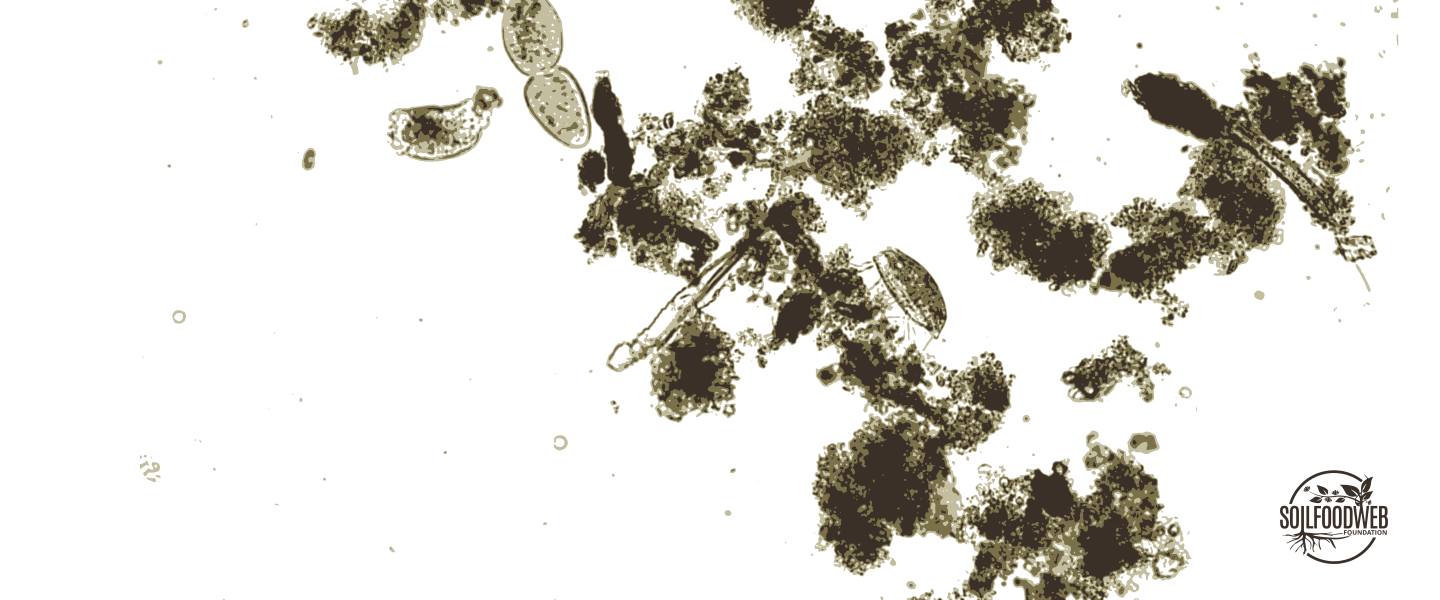
#> input picture creative-code/patterns/SFW-panorama-micro-1-24x10.png, 7200 x 3000 px, given in place of SFW-logo-flower-colour.png, which was not available (shown at 1/5 size); the run also reads 1 picture not shown here
$ python stitch.py
#> lines starting #> are read from the running program, lines starting #| are printed output that depends on the picture; after the words box and inside, x2 and y2 are one past the last pixel; in counts of white or black regions, pixels touching at a corner belong together
### creative-code/scripts/cute.py
import math, random, sys
from PIL import Image, ImageDraw

SS = 2
PAL = {
    'green': (70, 167, 112), 'lime': (160, 200, 70), 'mint': (150, 220, 180),
    'purple': (120, 60, 160), 'lilac': (186, 160, 226), 'pink': (232, 120, 150),
    'coral': (236, 110, 80), 'ochre': (232, 172, 60), 'yellow': (246, 212, 90),
    'teal': (40, 140, 150), 'sky': (120, 170, 230), 'maroon': (120, 50, 60),
    'white': (255, 255, 255),
}
def L(c, t): return tuple(int(v + (255 - v) * t) for v in c)
def D(c, t): return tuple(int(v * (1 - t)) for v in c)
def pick(rnd, avoid=()):
    return rnd.choice([k for k in PAL if k not in avoid and k != 'white'])

def tf(cx, cy, rot, pts):
    c, s = math.cos(rot), math.sin(rot)
    return [(cx + x * c - y * s, cy + x * s + y * c) for x, y in pts]

def blob(r, rnd, k=5, amp=0.15, n=120, sx=1, sy=1):
    ph = [rnd.uniform(0, 6.28) for _ in range(k)]
    am = [rnd.uniform(0, amp) / (i + 1) ** 0.7 for i in range(k)]
    out = []
    for i in range(n):
        a = 2 * math.pi * i / n
        rr = r * (1 + sum(am[j] * math.sin((j + 2) * a + ph[j]) for j in range(k)))
        out.append((rr * math.cos(a) * sx, rr * math.sin(a) * sy))
    return out

def scale(pts, f): return [(x * f, y * f) for x, y in pts]

# [8 lines left out: function capsule, not called in this run]

def dot(d, x, y, s, col): d.ellipse([x - s, y - s, x + s, y + s], fill=col)

def wave(d, pts, col, w):
    d.line(pts, fill=col, width=int(w), joint='curve')
    dot(d, *pts[0], w / 2, col); dot(d, *pts[-1], w / 2, col)

def tail(cx, cy, rot, x0, length, amp, waves, n=40):
    pts = []
    for i in range(n):
        t = i / (n - 1); x = x0 + t * length; y = amp * math.sin(t * waves * 2 * math.pi) * (0.4 + 0.6 * t)
        pts.append((x, y))
    return tf(cx, cy, rot, pts)

# ---------------- organisms ----------------
# [9 lines left out: function bacillus, not called in this run]

def paramecium(d, cx, cy, r, rnd, col, acc):
    rot = rnd.uniform(0, 6.28)
    body = []
    for i in range(140):
        a = 2 * math.pi * i / 140
        x = r * math.cos(a); y = r * 0.48 * math.sin(a) * (1 + 0.18 * math.cos(a)) - r * 0.08 * math.cos(2 * a) * (math.sin(a) > 0)
        body.append((x, y))
    cc = L(col, 0.55)
    for i in range(0, 140, 2):
        x, y = body[i]; a = math.atan2(y / 0.5, x); Lc = r * 0.14
        p = tf(cx, cy, rot, [(x, y), (x + Lc * math.cos(a), y + Lc * math.sin(a))])
        d.line(p, fill=cc, width=max(2, int(r * 0.03)))
    d.polygon(tf(cx, cy, rot, body), fill=col)
    d.polygon(tf(cx, cy, rot, scale(body, 0.84)), fill=L(col, 0.3))
    nx, ny = tf(cx, cy, rot, [(r * 0.05, -r * 0.02)])[0]
    d.polygon(tf(nx, ny, rot, blob(r * 0.2, rnd, amp=0.1, sx=1.3, sy=0.9)), fill=acc)
    dot(d, nx, ny, r * 0.06, L(acc, 0.5))
    for _ in range(4):
        u, v = rnd.uniform(-0.7, 0.7) * r, rnd.uniform(-0.25, 0.25) * r
        if abs(u) < r * 0.3: continue
        x, y = tf(cx, cy, rot, [(u, v)])[0]; dot(d, x, y, r * rnd.uniform(0.06, 0.09), D(col, 0.15))

def amoeba(d, cx, cy, r, rnd, col, acc):
    b = blob(r * 0.8, rnd, k=4, amp=0.32, n=160)
    d.polygon(tf(cx, cy, 0, b), fill=col)
    d.polygon(tf(cx, cy, 0, scale(b, 0.8)), fill=L(col, 0.32))
    dot(d, cx, cy, r * 0.2, acc); dot(d, cx, cy, r * 0.08, L(acc, 0.55))
    for _ in range(4):
        a = rnd.uniform(0, 6.28); q = r * rnd.uniform(0.3, 0.45)
        dot(d, cx + q * math.cos(a), cy + q * math.sin(a), r * rnd.uniform(0.05, 0.09), L(col, 0.7))

# [10 lines left out: function sunny, not called in this run]

def pediastrum(d, cx, cy, r, rnd, col, acc):
    rot = rnd.uniform(0, 6.28); lc = L(col, 0.4)
    for rad, n in ((0, 1), (0.36, 6), (0.68, 12)):
        for i in range(n):
            a = rot + 2 * math.pi * i / n; x, y = cx + rad * r * math.cos(a), cy + rad * r * math.sin(a)
            s = r * 0.18
            if rad > 0.6:
                for hh in (-0.32, 0.32):
                    hx, hy = x + s * 1.45 * math.cos(a + hh), y + s * 1.45 * math.sin(a + hh)
                    d.line([(x, y), (hx, hy)], fill=col, width=int(s * 0.42)); dot(d, hx, hy, s * 0.22, col)
            dot(d, x, y, s, col); dot(d, x, y, s * 0.42, lc)

# [11 lines left out: function testate, not called in this run]

def euglena(d, cx, cy, r, rnd, col, acc):
    rot = rnd.uniform(0, 6.28); body = []
    for i in range(120):
        a = 2 * math.pi * i / 120; x = r * 0.85 * math.cos(a)
        w = 0.36 * r * math.sin(a) * (1 - 0.55 * (math.cos(a) + 1) / 2)
        body.append((x, w))
    wave(d, tail(cx, cy, rot + math.pi, r * 0.8, r * 1.1, r * 0.12, 1.8), L(col, 0.4), r * 0.04)
    d.polygon(tf(cx, cy, rot, body), fill=col)
    d.polygon(tf(cx, cy, rot, scale(body, 0.78)), fill=L(col, 0.3))
    for i in range(5):
        x, y = tf(cx, cy, rot, [(r * (0.35 - 0.16 * i), r * 0.04 * (-1) ** i)])[0]; dot(d, x, y, r * 0.075, D(col, 0.1))
    x, y = tf(cx, cy, rot, [(-r * 0.58, 0)])[0]; dot(d, x, y, r * 0.07, (220, 60, 60))

# [20 lines left out: functions spirillum, cocci, chain, not called in this run]

KINDS = [(bacillus, 0.9), (paramecium, 1.0), (amoeba, 1.0), (sunny, 0.95), (pediastrum, 0.9),
         (testate, 0.85), (euglena, 1.0), (spirillum, 0.8), (cocci, 0.7), (chain, 0.75)]

# [25 lines left out: function tile, not called in this run]

# [2 lines that do not run on import are left out]

### creative-code/scripts/stitch.py
import math, random, sys
import numpy as np
from PIL import Image, ImageDraw, ImageFilter, ImageFont, ImageChops
sys.path.insert(0, '/home/claude/merch/brand')
import cute
Image.MAX_IMAGE_PIXELS = None
B = '/home/claude/merch/brand/'
S = 1000
DEEP = (30, 62, 46); NAVY = (26, 40, 78); VIOLET = (154, 138, 210); WHITE = (250, 250, 248)
GREEN = (70, 167, 112); MAROON = (82, 51, 51); PURPLE = (104, 49, 140)

lg = Image.open('/home/claude/merch/logos/SFW-logo-flower-colour.png').convert('RGBA')
lg = lg.crop(lg.getbbox())

def fabric(col, seed=0, weave=True):
    rnd = np.random.default_rng(seed)
    a = np.ones((S, S, 3), np.float32) * np.array(col, np.float32)
    n = rnd.normal(0, 4, (S, S, 1)).astype(np.float32)
    if weave:
        yy, xx = np.mgrid[0:S, 0:S]
        n += (((xx // 3 + yy // 3) % 2) * 3 - 1.5)[..., None]
    return Image.fromarray(np.clip(a + n, 0, 255).astype(np.uint8))

def satin(mask, col, angle=35, pitch=5, seed=1):
    """thread look: fine parallel stitches with sheen, inside a mask (L image)."""
    w, h = mask.size
    yy, xx = np.mgrid[0:h, 0:w].astype(np.float32)
    a = math.radians(angle)
    u = xx * math.cos(a) + yy * math.sin(a)
    ph = (u % pitch) / pitch
    shade = 0.82 + 0.3 * np.sin(ph * math.pi)
    v = -xx * math.sin(a) + yy * math.cos(a)
    brk = ((v + (np.floor(u / pitch) * 37) % 23) % 23 < 0.9)  # stitch ends
    shade = shade - brk * 0.18
    c = np.array(col, np.float32)[None, None, :] * shade[..., None]
    c = np.clip(c + 255 * 0.06 * (shade[..., None] - 0.9), 0, 255)
    img = Image.fromarray(c.astype(np.uint8))
    return img, mask

def place(base, img, mask, xy, shadow=True):
    if shadow:
        sh = Image.new('L', base.size, 0); sh.paste(mask, (xy[0] + 3, xy[1] + 4))
        sh = sh.filter(ImageFilter.GaussianBlur(4))
        dark = Image.new('RGB', base.size, (0, 0, 0))
        base.paste(dark, (0, 0), sh.point(lambda p: int(p * 0.35)))
    base.paste(img, xy, mask)

def logo_layers(size, simplify=True):
    """split colour logo into its 3 inks, thickened for stitching."""
#> called with size = 560, simplify = True
    l = lg.resize((size, int(size * lg.height / lg.width)), Image.LANCZOS)
    a = np.asarray(l).astype(np.int32); al = a[..., 3] > 110
#> after `al = a[..., 3] > 110`: al: shape (233, 560) bool; every value is 1
    rgb = a[..., :3]
    cols = {'green': GREEN, 'maroon': MAROON, 'purple': PURPLE}
    out = {}
    for k, c in cols.items():
        dd = np.abs(rgb - np.array(c)).sum(-1)
        m = al & (dd < 120)
        out[k] = m
#> after the loop, out = 3 items
    if simplify:
        h = a.shape[0]
#> h = 233
        # drop the small FOUNDATION word: green pixels in the band under the wordmark, right half
        g = out['green']; ys, xs = np.where(g)
#> after `ys, xs = np.where(g)`: ys = 3245 values from 0 to 232; xs = 3245 values, max 539 at index 2912, min 118 at index 1147, mean 352.3
        band = (np.arange(h)[:, None] > h * 0.60) & (np.arange(h)[:, None] < h * 0.71) & (np.arange(a.shape[1])[None, :] > a.shape[1] * 0.45)
        out['green'] = g & ~band
        for k in out:
            im = Image.fromarray((out[k] * 255).astype(np.uint8)).filter(ImageFilter.MaxFilter(5 if k != 'green' else 3))
            out[k] = np.asarray(im) > 127
#> this loop made 3 passes
#> k on passes 1 to 3: 'green', 'maroon', 'purple'
#> pass 1, in logo_layers, `im = Image.fromarray((out[k] * 255).astype(np.uint8)).filter(ImageFilt..`:
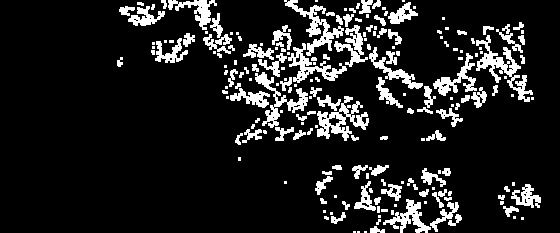
#> im: PIL image 560x233 L; 12.7% white; 201 white regions (96 under 20 px), largest, box (x1, y1, x2, y2) and area: (476, 35, 533, 102) 1013, (317, 96, 369, 141) 928, (284, 0, 344, 56) 862
    return {k: Image.fromarray((v * 255).astype(np.uint8)) for k, v in out.items()}, l.size

# ---------- A: embroidered left chest logo on deep green ----------
def panel_embroidery(bg=DEEP, inks=None, size=560, title=None):
    base = fabric(bg, 1)
    layers, (w, h) = logo_layers(size)
#> layers = 3 items; w = 560; h = 233
    xy = ((S - w) // 2, (S - h) // 2)
#> xy = (220, 383)
    ang = {'green': 35, 'maroon': -40, 'purple': 80}
    inks = inks or {'green': GREEN, 'maroon': (190, 150, 140) if bg == DEEP else MAROON, 'purple': (176, 140, 220)}
    for k in ('green', 'maroon', 'purple'):
        img, m = satin(layers[k], inks[k], angle=ang[k], pitch=5)
        place(base, img, m, xy)
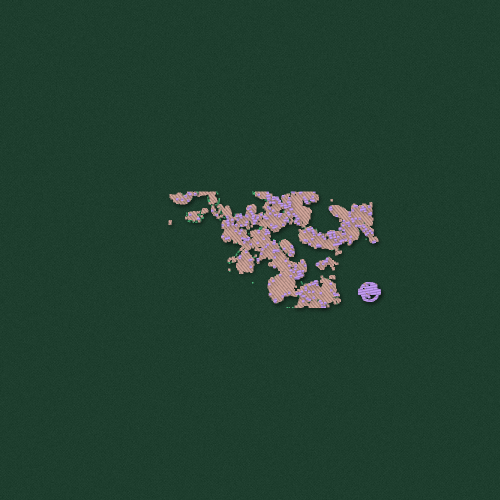
#> base: PIL image 1000x1000 RGB (shown at 1/2 size); mean R, G, B 35.1, 64.4, 49.4
    return base

# ---------- B: one-ink screen print, white logo on violet ----------
def panel_oneink(bg=VIOLET, ink=WHITE, size=620):
    base = fabric(bg, 2)
    l = lg.resize((size, int(size * lg.height / lg.width)), Image.LANCZOS)
#> l: PIL image 620x258 RGBA
    m = l.split()[3].point(lambda p: 255 if p > 110 else 0)
#> m: PIL image 620x258 L; every value is 255
    rnd = np.random.default_rng(3)
    tex = (rnd.random((m.size[1], m.size[0])) > 0.06).astype(np.uint8) * 255   # ink speckle
#> tex: shape (258, 620); 94% white; black in thin lines or dots
    m = ImageChops.multiply(m, Image.fromarray(tex).filter(ImageFilter.GaussianBlur(0.6)).point(lambda p: 255 if p > 90 else 0))
#> m: PIL image 620x258 L; 99.9% white; black in thin lines or dots
    inkimg = Image.new('RGB', m.size, ink)
    base.paste(inkimg, ((S - m.size[0]) // 2, (S - m.size[1]) // 2), m)
    return base

# ---------- C: round embroidered patch ----------
def panel_patch(bg=NAVY, patch=DEEP, rim=GREEN):
    base = fabric(bg, 4)
    R = 360; c = S // 2
    m = Image.new('L', (S, S), 0); ImageDraw.Draw(m).ellipse([c - R, c - R, c + R, c + R], fill=255)
#> after `ImageDraw.Draw(m).ellipse([c - R, c - R, c + R, c + R], fill=255)`: m: PIL image 1000x1000 L; 40.8% white; 1 white region, box (x1, y1, x2, y2) and area: (140, 140, 861, 861) 408153
    tw = fabric(patch, 5, weave=True)
#> call 4 of fabric, with col = (30, 62, 46), seed = 5, weave = True
#> in fabric (call 4), `a = np.ones((S, S, 3), np.float32) * np.array(col, np.float32)`:
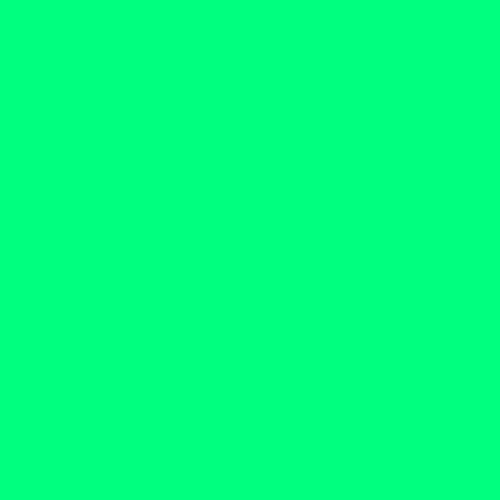
#> a: shape (1000, 1000, 3) float32 (shown at 1/2 size); mean of channels 0, 1, 2 30, 62.9, 46.5; drawn with min black and max white
    sh = m.filter(ImageFilter.GaussianBlur(8)).point(lambda p: int(p * 0.45))
    base.paste((0, 0, 0), (6, 8), sh) if False else None
    shadow = Image.new('L', (S, S), 0); shadow.paste(sh, (6, 9))
#> after `shadow.paste(sh, (6, 9))`:
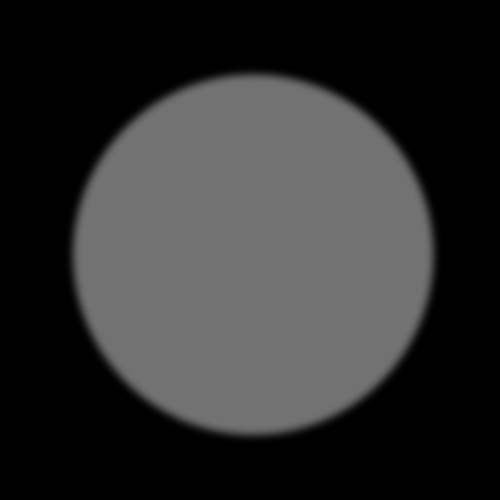
#> shadow: PIL image 1000x1000 L (shown at 1/2 size); min 0, max 114, mean 46.5
    base.paste(Image.new('RGB', (S, S), (0, 0, 0)), (0, 0), shadow)
    base.paste(tw, (0, 0), m)
    # merrowed rim: radial satin
    yy, xx = np.mgrid[0:S, 0:S]; rr = np.hypot(xx - c, yy - c); th = np.arctan2(yy - c, xx - c)
    ring = (rr > R - 26) & (rr <= R)
    sheen = 0.8 + 0.3 * np.sin((th * 260) % (2 * math.pi))
    rc = np.clip(np.array(rim)[None, None, :] * sheen[..., None], 0, 255).astype(np.uint8)
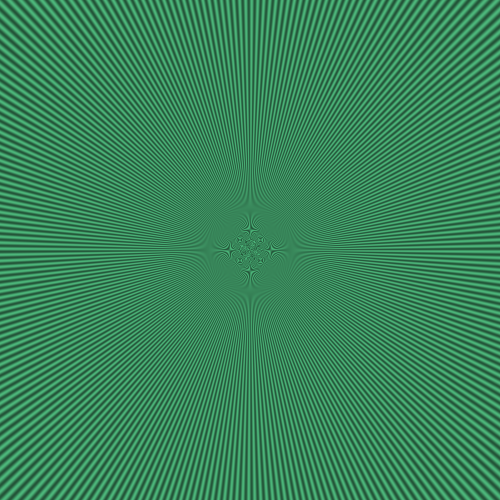
#> rc: shape (1000, 1000, 3) (shown at 1/2 size); mean of channels 0, 1, 2 55.5, 133.1, 89.1; drawn as R, G, B
    base.paste(Image.fromarray(rc), (0, 0), Image.fromarray((ring * 255).astype(np.uint8)))
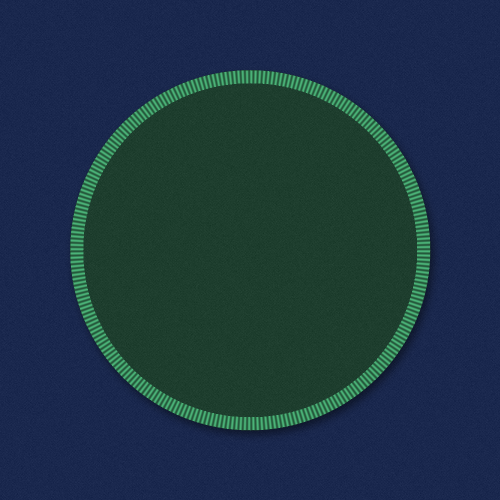
#> base: PIL image 1000x1000 RGB (shown at 1/2 size); mean R, G, B 28.5, 52.4, 66.6
    layers, (w, h) = logo_layers(480)
#> in logo_layers (call 2), `al = a[..., 3] > 110`: al: shape (200, 480) bool; every value is 1
#> the loop in logo_layers (call 2), `for k, c in cols.items():` made 3 passes
#> pass 1, in logo_layers (call 2), `m = al & (dd < 120)`:
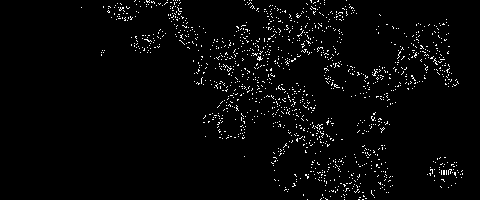
#> m: shape (200, 480) bool; 2.7% white in thin lines or dots, all inside (x1, y1, x2, y2) = (81, 0, 463, 200)
#> in logo_layers (call 2), `ys, xs = np.where(g)`: ys = 2623 values from 0 to 199; xs = 2623 values, max 462 at index 2356, min 81 at index 95, mean 302.1
#> the loop in logo_layers (call 2), `for k in out:` made 3 passes
#> layers = 3 items; w = 480; h = 200
    allm = ImageChops.lighter(ImageChops.lighter(layers['green'], layers['maroon']), layers['purple'])
    img, mm = satin(allm, (246, 246, 240), angle=30, pitch=5)
    place(base, img, mm, ((S - w) // 2, (S - h) // 2 + 10))
    return base

# ---------- D: single-ink halftone micrograph ----------
def panel_halftone(bg=WHITE, ink=NAVY):
    base = fabric(bg, 6)
    p = Image.open(B + 'SFW-panorama-micro-3-24x10.png').convert('L')
    p = p.crop((1600, 0, 1600 + 3000, 3000)).resize((760, 760), Image.LANCZOS)
    m = p.point(lambda v: 255 if v < 140 else 0)
    base.paste(Image.new('RGB', m.size, ink), (120, 120), m)
    return base

# ---------- E: two-ink print: big Pediastrum + EB Garamond ----------
def panel_twoink(bg=NAVY):
#> called with bg = (26, 40, 78)
    base = fabric(bg, 7)
    lay = Image.new('RGB', (S * 2, S * 2), (0, 0, 0)); d = ImageDraw.Draw(lay)
    rnd = random.Random(2)
    cute.pediastrum(d, S, S * 0.86, 640, rnd, (255, 255, 255), (0, 0, 0))
    m = lay.convert('L').resize((S, S), Image.LANCZOS)
    # pediastrum: ink 1 green; inner dots knock out to fabric
    g = np.asarray(m) > 200; inner = (np.asarray(m) > 60) & ~g
    base_a = np.asarray(base).copy()
    base_a[g] = GREEN
    base = Image.fromarray(base_a)
    d2 = ImageDraw.Draw(base)
    f = ImageFont.truetype(B + 'ebg500.ttf', 64)
    t = 'SOIL  FOOD  WEB'
    tw = d2.textlength(t, font=f); d2.text(((S - tw) / 2, 850), t, font=f, fill=WHITE)
#> after `tw = d2.textlength(t, font=f)`: tw = 561.4
    return base

# ---------- F: tiny embroidered creatures, sleeve/hem accents ----------
def panel_tiny(bg=WHITE):
#> called with bg = (250, 250, 248)
    base = fabric(bg, 8)
    rnd = random.Random(9)
    items = [(cute.paramecium, (300, 380), 170, (232, 120, 150), (120, 60, 160)),
             (cute.pediastrum, (660, 330), 150, GREEN, GREEN),
             (cute.amoeba, (330, 690), 160, (120, 170, 230), PURPLE),
             (cute.euglena, (690, 690), 170, (232, 172, 60), MAROON)]
    for fn, (x, y), r, col, acc in items:
        lay = Image.new('RGBA', (S * 2, S * 2), (0, 0, 0, 0)); d = ImageDraw.Draw(lay)
        fn(d, x * 2, y * 2, r * 2, rnd, col, acc)
        lay = lay.resize((S, S), Image.LANCZOS)
        rgb = lay.convert('RGB'); m = lay.split()[3].point(lambda p: 255 if p > 120 else 0)
        st, _ = satin(m, (128, 128, 128), angle=rnd.choice([30, -35, 60]), pitch=4)
        tex = ImageChops.multiply(rgb, st.point(lambda p: min(255, int(p * 1.9))))
        place(base, tex, m, (0, 0))
    return base

def board():
    P = [panel_embroidery(), panel_oneink(), panel_patch(), panel_halftone(), panel_twoink(), panel_tiny()]
    g = 30; W = 3 * S + 4 * g; H = 2 * S + 3 * g
    c = Image.new('RGB', (W, H), (232, 232, 232))
    for i, p in enumerate(P):
        c.paste(p, (g + (i % 3) * (S + g), g + (i // 3) * (S + g)))
#> this loop made 6 passes
    return c

if __name__ == '__main__':
    b = board(); b.save(B + 'SFW-stitch-print-explore.png')
    b.resize((b.width // 2, b.height // 2), Image.LANCZOS).save(B + 'SFW-stitch-print-explore.jpg', quality=90)
